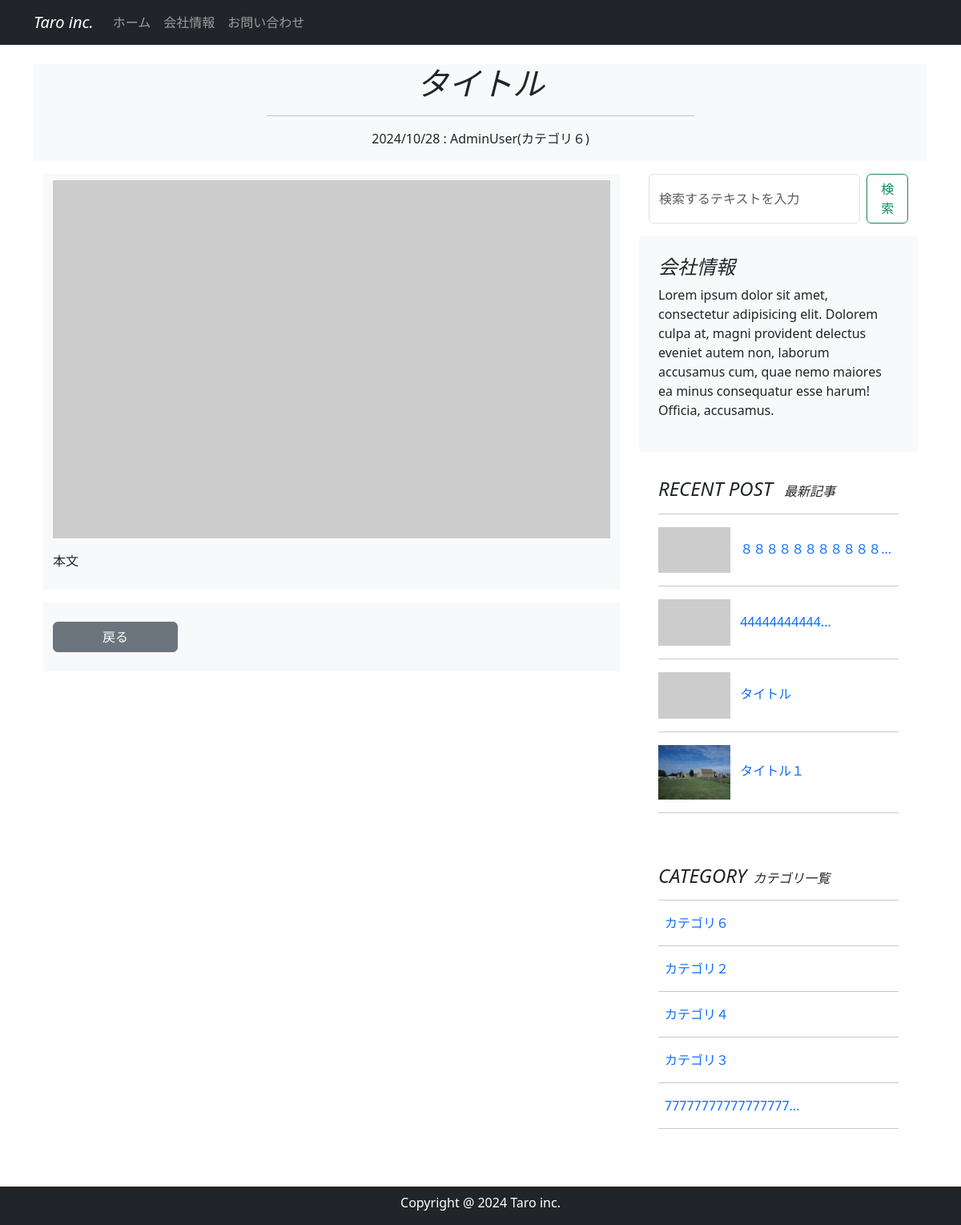
The app's page /3/blog_post with its own data.
### company_blog/models.py (models this page shows, shortened)
class BlogPost(db.Model):
    __tablename__='blog_post'
    id=db.Column(db.Integer ,primary_key=True)
    user_id=db.Column(db.Integer, db.ForeignKey('users.id'))
    category_id=db.Column(db.Integer,db.ForeignKey('blog_category.id'))
    date=db.Column(db.DateTime, default=datetime.now(timezone('Asia/Tokyo')))
    title=db.Column(db.String(140))
    text=db.Column(db.Text)
    summary=db.Column(db.String(140))
    featured_image=db.Column(db.String(140))

class User(db.Model,UserMixin):
    __tablename__='users'
    id=db.Column(db.Integer,primary_key=True)
    email=db.Column(db.String(64),unique=True,index=True)
    username=db.Column(db.String(64),unique=True,index=True)
    password_hash=db.Column(db.String(128))
    administrator=db.Column(db.String(1))
    post=db.relationship('BlogPost',backref='author',lazy='dynamic')
    @property
    def password(self):
        raise AttributeError('password is not a readable attribute')

class BlogCategory(db.Model):
    __tablename__='blog_category'
    id=db.Column(db.Integer,primary_key=True)
    category=db.Column(db.String(140))
    posts=db.relationship('BlogPost',backref='blogcategory',lazy='dynamic')

### company_blog/main/views.py (the view)
@main.route('/<int:blog_post_id>/blog_post')
def blog_post(blog_post_id):
    form = BlogSearchForm()
    blog_post=BlogPost.query.get_or_404(blog_post_id)
    page=request.args.get('page',1,type=int)
    blog_posts=BlogPost.query.order_by(BlogPost.id.desc()).paginate(page=page,per_page=10)
    recent_blog_posts=BlogPost.query.order_by(BlogPost.id.desc()).limit(5).all()
    blog_categories=BlogCategory.query.order_by(BlogCategory.id.asc()).all()
    return render_template('blog_post.html',post=blog_post,recent_blog_posts=recent_blog_posts,blog_categories=blog_categories,form=form)

### company_blog/main/forms.py
class BlogSearchForm(FlaskForm):
    searchtext=StringField('検索テキスト',validators=[DataRequired()])
    submit=SubmitField('検索')

### company_blog/templates/blog_post.html (shortened to what this page needs)
{% extends "base.html" %}
{% block content %}
    <header id="page-header">
        <div class="container my-3 bg-light">
            <div class="row">
                <div class="col-md-6 m-auto text-center">
                    <h1 class="fst-italic">{{post.title}}</h1>
                    <hr>
                    <p>{{post.date.strftime('%Y/%m/%d')}} : {{post.author.username}}({{post.blogcategory.category}})</p>
                </div>
            </div>
        </div>
    </header>
     <div class="container my-3">
        <div class="row mb-2">
            <div class="col-md-8">
                 <section id="blog_post">
                    <div class="container py-2 bg-light">
                        {% if post.featured_image %}
                        <div class="mb-3" style="text-align: center">
                            <img src="{{post.featured_image}}" class="img-fluid">
                        </div>
                        {%endif%}
                        <p class="mb-3">{{post.text|safe}}</p>
                    </div>
                 </section>
                <section id="menu">
                    <div class="container py-4 my-3 bg-light">
                        <div class="row">
                            <div class="col-md-3">
                                <button type="button" class="btn btn-secondary w-100" onclick="history.back()">
                                    戻る
                                  </button>
                            </div>
                        </div>
                    </div>
                </section>
            </div>
             <div class="col-md-4">
                <div class="position-sticky" style="top: 2rem">
                     <div class="container-fluid mb-3">
                        <form action="#" class="d-flex" method="post">
                            <input type="text" class="form-control me-2" placeholder="検索するテキストを入力">
                            <button type="submit" class="btn btn-outline-success">検索</button>
                        </form>
                     </div>
                     <div class="p-4 mb-2 bg-light">
                        <h4 class="fst-italic">会社情報</h4>
                        <p>Lorem ipsum dolor sit amet, consectetur adipisicing elit. Dolorem culpa at, magni provident delectus eveniet autem non, laborum accusamus cum, quae nemo maiores ea minus consequatur esse harum! Officia, accusamus.</p>
                     </div>
                    <div class="p-4">
                        <h4 class="fst-italic">RECENT POST <span class="ms-2 fs-6">最新記事</span></h4>
                        <hr>
                        <ol class="list-unstyled">
                            {% for recent_post in recent_blog_posts%}
                            <li>
                                <a href="{{url_for('main.blog_post',blog_post_id=recent_post.id)}}" class="text-decoration-none">
                                    {% if recent_post.featured_image %}
                                    <img src="{{recent_post.featured_image}}" class="img-fluid" width="90" height="50">
                                    {% endif %}
                                    <span class="ms-2">{{recent_post.title| truncate(14)}}</span>
                                </a>
                            </li>
                            <hr>
                            {% endfor %}
                        </ol>
                     </div>
                    <div class="p-4">
                        <h4 class="fst-italic">CATEGORY<span class="ms-2 fs-6">カテゴリ一覧</span></h4>
                        <hr>
                        <ol class="list-unstyled">
                            {% for blog_category in blog_categories %}
                            <li>
                                <a href="{{url_for('main.category_posts',blog_category_id=blog_category.id)}}" class="text-decoration-none">
                                    <span class="ms-2">{{ blog_category.category | truncate(20)}}</span>
                                </a>
                            </li>
                            <hr>
                            {% endfor %}
                        </ol>
                     </div>
                </div>
             </div>
        </div>
     </div>
{% endblock %}

### records on screen
BlogPost: title "タイトル", date "2024/10/28", text "本文"
User: author.username "AdminUser"
BlogCategory: blogcategory.category "カテゴリ６", category "カテゴリ６"
BlogPost: title "８８８８８８８８８８８..."
BlogPost: title "44444444444..."
BlogPost: featured_image (picture), title "タイトル１"
BlogCategory: category "カテゴリ２"
BlogCategory: category "カテゴリ４"
BlogCategory: category "カテゴリ３"
BlogCategory: category "77777777777777777..."
